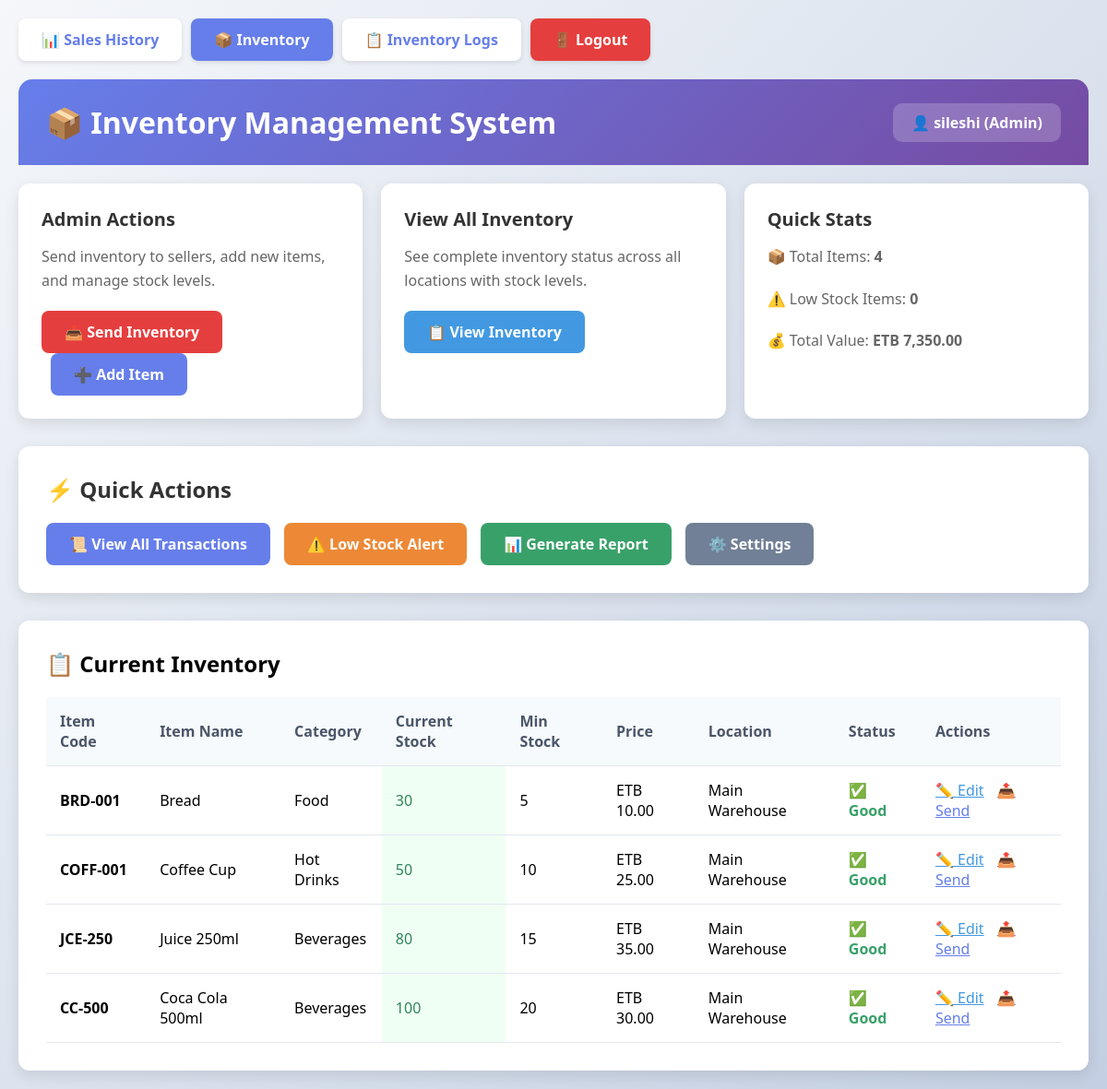
The app's page /inventory.php (signed in) with its own data.
### tables this page shows
CREATE TABLE `inventory_items` (
  `id` int(11) NOT NULL AUTO_INCREMENT,
  `item_name` varchar(100) NOT NULL,
  `item_code` varchar(50) DEFAULT NULL,
  `category` varchar(50) DEFAULT NULL,
  `current_stock` int(11) DEFAULT 0,
  `min_stock` int(11) DEFAULT 10,
  `price` decimal(10,2) DEFAULT NULL,
  `location` varchar(100) DEFAULT NULL,
  `created_at` timestamp NOT NULL DEFAULT current_timestamp(),
  PRIMARY KEY (`id`)
);

### inventory.php (the view, shortened to what this page needs)
<?php
require_once 'config.php';
$user_role = $_SESSION['role'];
?>
<!DOCTYPE html>
<html lang="en">
<head>
</head>
<body>
    <div class="container">
        <div class="navbar">
            <a href="history.php" class="nav-btn">📊 Sales History</a>
            <a href="inventory.php" class="nav-btn" style="background: #667eea; color: white;">📦 Inventory</a>
            <a href="inventory_logs.php" class="nav-btn">📋 Inventory Logs</a>
            <a href="logout.php" class="nav-btn" style="background: #e53e3e; color: white;">🚪 Logout</a>
        </div>
        <div class="header">
            <h1>📦 Inventory Management System</h1>
            <div class="user-info">
                👤 <?php echo $_SESSION['full_name']; ?> (<?php echo ucfirst($_SESSION['role']); ?>)
            </div>
        </div>
        <div class="dashboard-cards">
            <?php if ($user_role == 'admin'): ?>
            <div class="card">
                <h3>Admin Actions</h3>
                <p>Send inventory to sellers, add new items, and manage stock levels.</p>
                <a href="admin_send.php" class="btn btn-admin">📤 Send Inventory</a>
                <a href="add_item.php" class="btn" style="margin-left: 10px;">➕ Add Item</a>
            </div>
            <?php endif; ?>
            <div class="card">
                <h3>View All Inventory</h3>
                <p>See complete inventory status across all locations with stock levels.</p>
                <a href="#inventory-list" class="btn btn-view">📋 View Inventory</a>
            </div>
            <div class="card">
                <h3>Quick Stats</h3>
                <?php
                $total_items = mysqli_query($conn, "SELECT COUNT(*) as total FROM inventory_items")->fetch_assoc()['total'];
                $low_stock = mysqli_query($conn, "SELECT COUNT(*) as total FROM inventory_items WHERE current_stock <= min_stock")->fetch_assoc()['total'];
                $total_value = mysqli_query($conn, "SELECT SUM(current_stock * price) as total FROM inventory_items")->fetch_assoc()['total'];
                ?>
                <p>📦 Total Items: <strong><?php echo $total_items; ?></strong></p>
                <p>⚠️ Low Stock Items: <strong><?php echo $low_stock; ?></strong></p>
                <p>💰 Total Value: <strong>ETB <?php echo number_format($total_value, 2); ?></strong></p>
            </div>
        </div>
        <div class="quick-actions">
            <h2>⚡ Quick Actions</h2>
            <div class="action-buttons">
                <a href="inventory_logs.php" class="btn">📜 View All Transactions</a>
                <a href="low_stock.php" class="btn" style="background: #ed8936;">⚠️ Low Stock Alert</a>
                <a href="generate_report.php" class="btn" style="background: #38a169;">📊 Generate Report</a>
                <a href="settings.php" class="btn" style="background: #718096;">⚙️ Settings</a>
            </div>
        </div>
        <div class="inventory-table" id="inventory-list">
            <h2>📋 Current Inventory</h2>
            <table>
                <thead>
                    <tr>
                        <th>Item Code</th>
                        <th>Item Name</th>
                        <th>Category</th>
                        <th>Current Stock</th>
                        <th>Min Stock</th>
                        <th>Price</th>
                        <th>Location</th>
                        <th>Status</th>
                        <th>Actions</th>
                    </tr>
                </thead>
                <tbody>
                    <?php
                    $items_query = mysqli_query($conn, "SELECT * FROM inventory_items ORDER BY current_stock ASC");
                    while($item = mysqli_fetch_assoc($items_query)):
                        $stock_class = ($item['current_stock'] <= $item['min_stock']) ? 'low-stock' : 'good-stock';
                    ?>
                    <tr>
                        <td><strong><?php echo $item['item_code']; ?></strong></td>
                        <td><?php echo $item['item_name']; ?></td>
                        <td><?php echo $item['category']; ?></td>
                        <td class="<?php echo $stock_class; ?>"><?php echo $item['current_stock']; ?></td>
                        <td><?php echo $item['min_stock']; ?></td>
                        <td>ETB <?php echo number_format($item['price'], 2); ?></td>
                        <td><?php echo $item['location']; ?></td>
                        <td>
                            <?php if($item['current_stock'] <= $item['min_stock']): ?>
                            <span style="color: #e53e3e; font-weight: bold;">⚠️ Low Stock</span>
                            <?php else: ?>
                            <span style="color: #38a169; font-weight: bold;">✅ Good</span>
                            <?php endif; ?>
                        </td>
                        <td>
                            <?php if($user_role == 'admin'): ?>
                            <a href="edit_item.php?id=<?php echo $item['id']; ?>" style="color: #4299e1; margin-right: 10px;">✏️ Edit</a>
                            <a href="send_item.php?id=<?php echo $item['id']; ?>" style="color: #667eea;">📤 Send</a>
                            <?php else: ?>
                            <a href="request_item.php?id=<?php echo $item['id']; ?>" style="color: #ed8936;">📝 Request</a>
                            <?php endif; ?>
                        </td>
                    </tr>
                    <?php endwhile; ?>
                </tbody>
            </table>
        </div>
    </div>
</body>
</html>

### inventory.php (style rules this page uses)
* { margin: 0; padding: 0; box-sizing: border-box; font-family: 'Segoe UI', Tahoma, Geneva, Verdana, sans-serif; }
body { background: linear-gradient(135deg, #f5f7fa 0%, #c3cfe2 100%); min-height: 100vh; padding: 20px; }
.container { max-width: 1400px; margin: 0 auto; }
.header { background: linear-gradient(135deg, #667eea 0%, #764ba2 100%); color: white; padding: 25px 30px; border-radius: 15px 15px 0 0; margin-bottom: 20px; display: flex; justify-content: space-between; align-items: center; }
.header h1 { font-size: 32px; }
.user-info { background: rgba(255,255,255,0.2); padding: 10px 20px; border-radius: 10px; font-weight: 600; }
.dashboard-cards { display: grid; grid-template-columns: repeat(auto-fit, minmax(300px, 1fr)); gap: 20px; margin-bottom: 30px; }
.card { background: white; border-radius: 12px; padding: 25px; box-shadow: 0 5px 15px rgba(0,0,0,0.1); transition: transform 0.3s; }
.card h3 { color: #333; margin-bottom: 15px; font-size: 20px; }
.card p { color: #666; line-height: 1.6; margin-bottom: 20px; }
.btn { display: inline-block; padding: 12px 25px; background: #667eea; color: white; text-decoration: none; border-radius: 8px; font-weight: 600; transition: all 0.3s; border: none; cursor: pointer; }
.btn-admin { background: #e53e3e; }
.btn-view { background: #4299e1; }
.quick-actions { background: white; border-radius: 12px; padding: 30px; box-shadow: 0 5px 15px rgba(0,0,0,0.1); margin-bottom: 30px; }
.quick-actions h2 { margin-bottom: 20px; color: #333; }
.action-buttons { display: flex; gap: 15px; flex-wrap: wrap; }
.inventory-table { background: white; border-radius: 12px; padding: 30px; box-shadow: 0 5px 15px rgba(0,0,0,0.1); }
table { width: 100%; border-collapse: collapse; margin-top: 20px; }
th, td { padding: 15px; text-align: left; border-bottom: 1px solid #e2e8f0; }
th { background: #f7fafc; font-weight: 600; color: #4a5568; }
.good-stock { background: #f0fff4; color: #2f855a; }
.navbar { display: flex; gap: 10px; margin-bottom: 20px; }
.nav-btn { padding: 12px 25px; background: white; color: #667eea; text-decoration: none; border-radius: 8px; font-weight: 600; box-shadow: 0 2px 5px rgba(0,0,0,0.1); }

### records on screen
inventory_items: item_code "BRD-001", item_name "Bread", category "Food", current_stock "30", min_stock "5", price "10.00", location "Main Warehouse", shows "✅ Good"
inventory_items: item_code "COFF-001", item_name "Coffee Cup", category "Hot Drinks", current_stock "50", min_stock "10", price "25.00", location "Main Warehouse", shows "✅ Good"
inventory_items: item_code "JCE-250", item_name "Juice 250ml", category "Beverages", current_stock "80", min_stock "15", price "35.00", location "Main Warehouse", shows "✅ Good"
inventory_items: item_code "CC-500", item_name "Coca Cola 500ml", category "Beverages", current_stock "100", min_stock "20", price "30.00", location "Main Warehouse", shows "✅ Good"

### other values on screen
$_SESSION['full_name'] "sileshi"
$_SESSION['role'] "Admin"
$total_items "4"
$low_stock "0"
$total_value "7,350.00"
